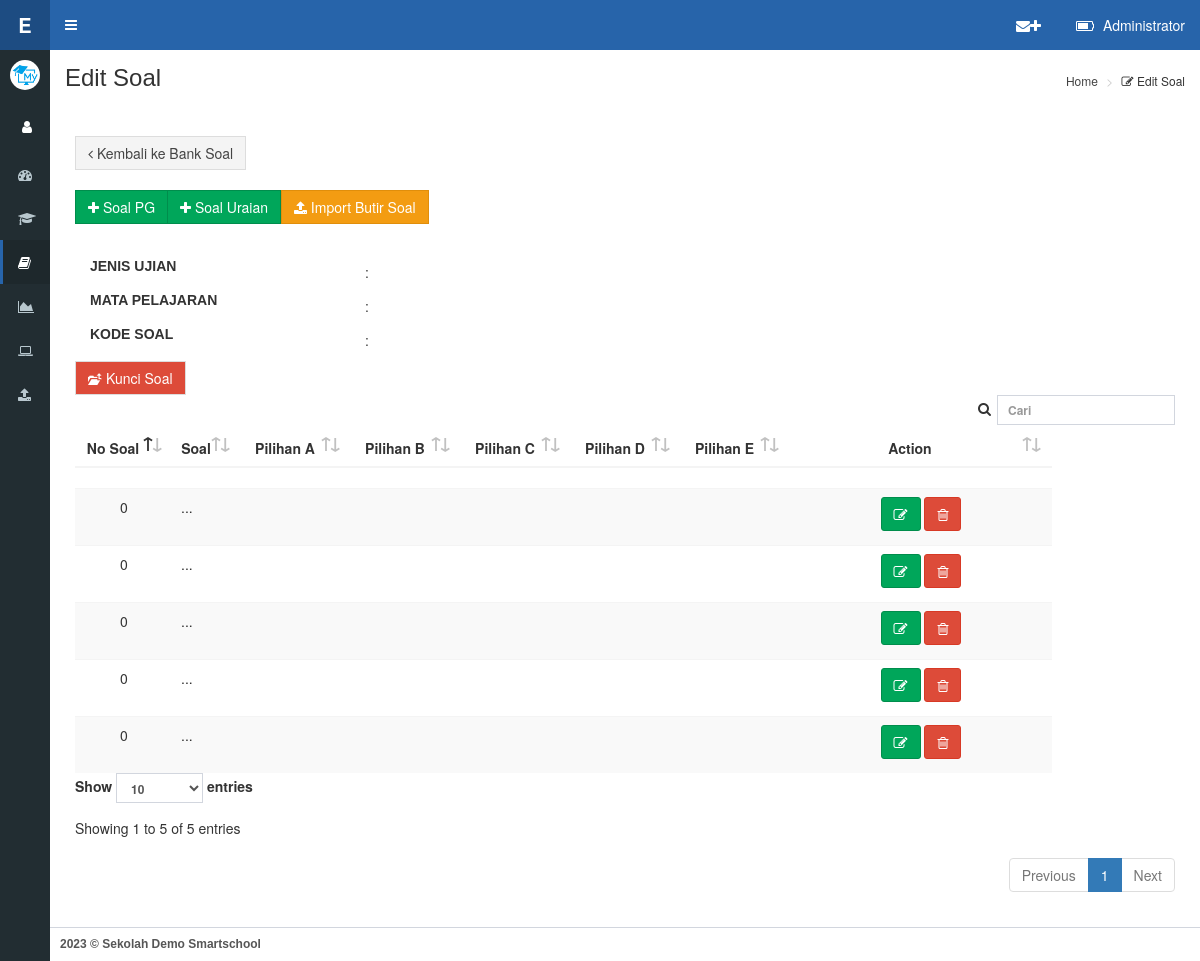
Screenshot of /on-admin/edit-soal.php (signed in) with the database file from the repository.
### tables this page shows
CREATE TABLE `users` (
  `id` int(10) NOT NULL,
  `nip` varchar(100) NOT NULL,
  `nama` varchar(200) NOT NULL,
  `jabatan` text NOT NULL,
  `pass` varchar(255) NOT NULL,
  `Id_User` int(11) NOT NULL DEFAULT '1',
  `Id_Usergroup_User` int(11) NOT NULL DEFAULT '1',
  `foto` varchar(100) DEFAULT NULL,
  `instagram` varchar(100) NOT NULL,
  `youtube` varchar(100) NOT NULL,
  `phone` varchar(20) NOT NULL,
  `admin_su` varchar(2) NOT NULL DEFAULT '0'
);

CREATE TABLE `profil` (
  `id` int(11) NOT NULL,
  `n_sekolah` varchar(30) NOT NULL,
  `sub_n_sekolah` varchar(100) NOT NULL,
  `kode_sekolah` varchar(30) NOT NULL,
  `logo` varchar(30) NOT NULL,
  `logo_ujian` varchar(30) NOT NULL,
  `jenis_ujian` text NOT NULL,
  `kota` varchar(30) NOT NULL,
  `tanggal` text NOT NULL,
  `logo_kota` varchar(30) NOT NULL,
  `web` varchar(30) NOT NULL,
  `bg_login` varchar(30) NOT NULL,
  `kepsek` varchar(50) NOT NULL,
  `nip` varchar(20) NOT NULL
);

CREATE TABLE `soal` (
  `id` int(11) NOT NULL,
  `jenissoal` varchar(11) NOT NULL,
  `kodemapel` varchar(20) NOT NULL,
  `kodesoal` varchar(50) NOT NULL,
  `nomersoal` int(11) NOT NULL,
  `soal` longtext NOT NULL,
  `gambarsoal` varchar(200) NOT NULL,
  `pilihan1` text NOT NULL,
  `pilihan2` text NOT NULL,
  `pilihan3` text NOT NULL,
  `pilihan4` text NOT NULL,
  `pilihan5` text NOT NULL,
  `gambar_a` varchar(200) NOT NULL,
  `gambar_b` varchar(200) NOT NULL,
  `gambar_c` varchar(200) NOT NULL,
  `gambar_d` varchar(200) NOT NULL,
  `gambar_e` varchar(200) NOT NULL,
  `kunci` varchar(1) NOT NULL,
  `audio` varchar(300) DEFAULT NULL,
  `status` int(1) NOT NULL DEFAULT '1'
);

### on-admin/conn/cek.php (called while the page is built, shortened)
<?php
if (!isset($_SESSION['admin']) || empty($_SESSION['admin'])) {
header('location:../admin/index.php');
} else {
$username=$_SESSION['admin'];
}
?>

### on-admin/conn/fungsi.php (called while the page is built, shortened)
<?php
$query = mysqli_query ($konek, "SELECT * FROM users WHERE nip='$username'");
$ar = mysqli_fetch_array ($query);
$nama=$ar['nama'];
?>

### on-admin/page/dt_edit_soal.php (the view, shortened to what this page needs)
<?php
$mapel=$_GET['matpel'];
$jenis=$_GET['jenis'];
$kode=$_GET['kode'];
$query2 = mysqli_query ($konek, "SELECT * FROM ujian WHERE kodesoal='$kode'");
$ur = mysqli_fetch_array ($query2);
?>
<script src="../aset/plugins/ckeditor/ckeditor.js"></script>
<div class="btn-group" role="group" aria-label="Basic example">
<button id="clot" type="button" class="btn btn-success" data-target="#ModalAdd" data-toggle="modal"><i class="fa fa-plus"></i> Soal PG</button>
<button id="clot" type="button" class="btn btn-success" data-target="#ModalAdd2" data-toggle="modal"><i class="fa fa-plus"></i> Soal Uraian</button>
<a href="soal-import.php"><button id="clot2" type="button" class="btn btn-warning"><i class="fa fa-upload"></i> Import Butir Soal</button></a>
</div>
<br><br>
						<h5><form class="form-vertical">
							<div class="form-group">
    							<label class="col-sm-3 col-md-3 control-label">JENIS UJIAN</i></label>
        							<div class="col-sm-9">
        							  <p class="form-control-static">: <?php echo $jenis;?></p>
        							</div>
						    </div>
							<div class="form-group">
    							<label class="col-sm-3 col-md-3 control-label">MATA PELAJARAN</label>
        							<div class="col-sm-9">
        							  <p class="form-control-static">: <?php echo $mapel;?></p>
        							</div>
						    </div>
						    <div class="form-group">
    							<label class="col-sm-3 col-md-3 control-label">KODE SOAL</i></label>
        							<div class="col-sm-9">
        							  <p class="form-control-static">: <?php echo $kode;?></p>
        							</div>
						    </div>
						</form></h5>
		<thead>
					<tr>
						<th>No Soal</th>
						<th>Soal</th>
						<th>Pilihan A</th>
						<th>Pilihan B</th>
						<th>Pilihan C</th>
						<th>Pilihan D</th>
						<th id="formgroupop<?php echo $ur['opsi']; ?>">Pilihan E</th>
						<th>Action</th>
					</tr>
				</thead>
                <tbody>
					<?php
						$querydosen = mysqli_query ($konek, "SELECT * FROM soal where kodemapel='$mapel' and jenissoal='$jenis' and kodesoal='$kode'");
						while ($ar = mysqli_fetch_array ($querydosen)){
						$hello=strip_tags("$ar[soal]");
				        $trimmarker = '...';
				        $isi=mb_strimwidth($hello, 0, 50). $trimmarker;
				        if(!$ar['audio']=='')
				        {
					    $audio = "<audio src='../gbr/$ar[audio]' controls controlsList='nodownload'></audio><br>";
				        }
				        else
				        {
					    $audio = "";
				        }
						 if(!$ar['gambarsoal']=='')
				        {
					    $gambarsoal = "<img src='../gbr/$ar[gambarsoal]' align=center width=200pk height=auto ><br>";
				        }
				        else
				        {
					    $gambarsoal = "";
				        }
				        if(!$ar['gambar_a']=='')
				        {
					    $gambar_a = "<img src='../gbr/$ar[gambar_a]' align=center width=200pk height=auto >";
				        }
				        else
				        {
					    $gambar_a = "";
				        }
				        if(!$ar['pilihan1']=='')
				        {
					    $pilihan_a = "$ar[pilihan1]";
				        }
				        else
				        {
					    $pilihan_a = "";
				        }
				        if(!$ar['gambar_b']=='')
				        {
					    $gambar_b = "<img src='../gbr/$ar[gambar_b]' align=center width=200pk height=auto >";
				        }
				        else
				        {
					    $gambar_b = "";
				        }
				        if(!$ar['pilihan2']=='')
				        {
					    $pilihan_b = "$ar[pilihan2]";
				        }
				        else
				        {
					    $pilihan_b = "";
				        }
				        if(!$ar['gambar_c']=='')
				        {
					    $gambar_c = "<img src='../gbr/$ar[gambar_c]' align=center width=200pk height=auto >";
				        }
				        else
				        {
					    $gambar_c = "";
				        }
				        if(!$ar['pilihan3']=='')
				        {
					    $pilihan_c = "$ar[pilihan3]";
				        }
				        else
				        {
					    $pilihan_c = "";
				        }
				        if(!$ar['gambar_d']=='')
				        {
					    $gambar_d = "<img src='../gbr/$ar[gambar_d]' align=center width=200pk height=auto >";
				        }
				        else
				        {
					    $gambar_d = "";
				        }
				        if(!$ar['pilihan4']=='')
				        {
					    $pilihan_d = "$ar[pilihan4]";
				        }
				        else
				        {
					    $pilihan_d = "";
				        }
				        if(!$ar['gambar_e']=='')
				        {
					    $gambar_e = "<img src='../gbr/$ar[gambar_e]' align=center width=200pk height=auto >";
				        }
				        else
				        {
					    $gambar_e = "";
				        }
				        if(!$ar['pilihan5']=='')
				        {
					    $pilihan_e = "$ar[pilihan5]";
				        }
				        else
				        {
					    $pilihan_e = "";
				        }
							echo "
								<tr>
									<td align=center>$ar[nomersoal]</td>
									<td align=left>$isi
									<br>$gambarsoal<br>$audio</td>
									<td align=center>$pilihan_a$gambar_a</td>
									<td align=center>$pilihan_b$gambar_b</td>
                                    <td align=center>$pilihan_c$gambar_c</td>
									<td align=center>$pilihan_d$gambar_d</td>
									<td id='formgroupop$ur[opsi]' align=center>$pilihan_e$gambar_e</td>
                                    <td align=center>$ar[kunci]</td>
									<td align=center>
									<a class='open_modal' style='font-decoration:none;color:#222;' id='$ar[id]'><button type='button' class='btn btn-success'><i class='fa fa-pencil-square-o'></i></button></a>
									<a href='page/delete-butirsoal.php?id=$ar[id]'><button class='btn btn-danger'><i class='fa fa-trash-o'></i></button></a>
									</td>
								</tr>";
						}
					?>
				</tbody>

### on-admin/navbar/content_header.php (shortened to what this page needs)
<header class="main-header">
<div class="logo">
<span class="logo-sm">
<b style="color:white;">E CBT <?php echo date ('Y') ?></b></span>
</div>
  <nav class="navbar navbar-static-top" role="navigation">
    <a href="#" class="sidebar-toggle" data-toggle="push-menu" role="button">
    </a>
    <div class="navbar-custom-menu">
      <ul class="nav navbar-nav">
        <li class="dropdown user user-menu">
          <a href="#" class="dropdown-toggle" data-toggle="dropdown">
            <i class="fa fa-battery-three-quarters"></i>
                <span class="hidden-xs" style="text-transform:capitalize;"><?php echo $nama;?></span>
          </a>
        </li>
      </ul>
    </div>
    <div class="navbar-custom-menu">
      <ul class="nav navbar-nav">
        <li class="dropdown user user-menu">
          <a href="pesan.php">
            <i class="fa fa-envelope"><i class="fa fa-plus"></i></i>
          </a>
        </li>
      </ul>
    </div>
  </nav>
</header>

### on-admin/navbar/userpanel.php (shortened to what this page needs)
<?php
$qq = mysqli_query ($konek, "SELECT * FROM profil where id='1'");
						while ($xx = mysqli_fetch_array ($qq)){
                        ?>
		<div class="user-panel">
            <div class="pull-left image">
              <img src="../aset/foto/<?php echo $xx['logo'];?>" class="img-circle" alt="User Image">
            </div>
		  </div>
		  <div class="user-panel">
            <div class="pull-left image">
			<a href="profil.php" data-toggle="tooltip" data-placement="right" title="Profil"><button id="cog" class="btn btn-default btn-md"><i class="fa fa-user"></i></button></a>
            <a href="theme.php" data-placement="right" data-toggle="tooltip" title="setting"><button id="cog" class="btn btn-default"><i class="fa fa-cog"></i></button></a>
            </div>
        </div>
<?php }?>

### on-admin/edit-soal.php (style rules this page uses)
#clot { border-radius:0; }
#clot2 { border-radius:0; margin-right:-5px; }
#cog { border-radius:0; background-color:#222d32; color:white; border:0; }

### rows the page displays
users: nama "Administrator"
profil: logo (picture)
soal: nomersoal "0", soal "..."
soal: nomersoal "0", soal "..."
soal: nomersoal "0", soal "..."
soal: nomersoal "0", soal "..."
soal: nomersoal "0", soal "..."
